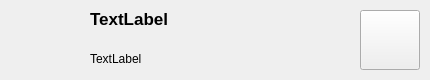
<?xml version="1.0" encoding="UTF-8"?>
<ui version="4.0">
 <class>SearchItem</class>
 <widget class="QWidget" name="SearchItem">
  <property name="geometry">
   <rect>
    <x>0</x>
    <y>0</y>
    <width>430</width>
    <height>80</height>
   </rect>
  </property>
  <property name="minimumSize">
   <size>
    <width>430</width>
    <height>80</height>
   </size>
  </property>
  <property name="maximumSize">
   <size>
    <width>430</width>
    <height>80</height>
   </size>
  </property>
  <property name="windowTitle">
   <string>Form</string>
  </property>
  <widget class="QLabel" name="avator">
   <property name="geometry">
    <rect>
     <x>7</x>
     <y>7</y>
     <width>65</width>
     <height>65</height>
    </rect>
   </property>
   <property name="text">
    <string/>
   </property>
  </widget>
  <widget class="QLabel" name="name">
   <property name="geometry">
    <rect>
     <x>90</x>
     <y>10</y>
     <width>221</width>
     <height>17</height>
    </rect>
   </property>
   <property name="font">
    <font>
     <pointsize>13</pointsize>
     <weight>75</weight>
     <bold>true</bold>
    </font>
   </property>
   <property name="text">
    <string>TextLabel</string>
   </property>
  </widget>
  <widget class="QLabel" name="sign">
   <property name="geometry">
    <rect>
     <x>90</x>
     <y>50</y>
     <width>241</width>
     <height>17</height>
    </rect>
   </property>
   <property name="text">
    <string>TextLabel</string>
   </property>
  </widget>
  <widget class="QPushButton" name="addButton">
   <property name="geometry">
    <rect>
     <x>360</x>
     <y>10</y>
     <width>60</width>
     <height>60</height>
    </rect>
   </property>
   <property name="font">
    <font>
     <pointsize>37</pointsize>
    </font>
   </property>
   <property name="text">
    <string/>
   </property>
  </widget>
 </widget>
 <resources/>
 <connections/>
</ui>
